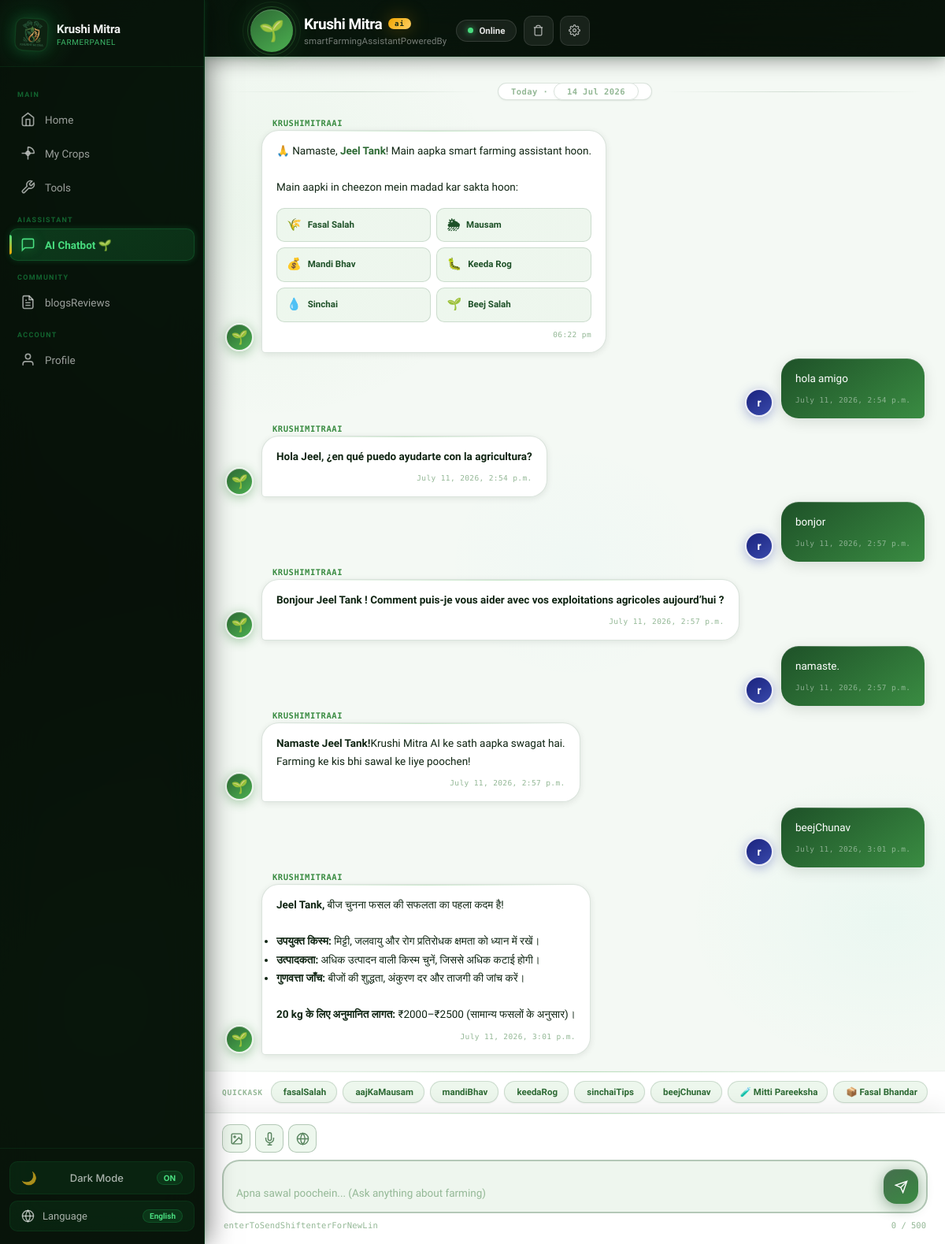
Page /farmer_chatbot (signed in) on the committed database.
### farmer/models.py (models this page shows, shortened)
class User(AbstractUser):
    ROLE_CHOICES = (
        ('Farmer', 'Farmer'),
        ('Buyer', 'Buyer'),
        ('Subadmin', 'Subadmin')
    )
    name = models.CharField(max_length=255)
    role = models.CharField(max_length=20, choices=ROLE_CHOICES)
    email = models.EmailField(unique=True,blank=True, null=True)
    city = models.CharField(max_length=100, blank=True, null=True)
    contact = models.CharField(max_length=10, unique=True , blank=True, null=True)
    password = models.CharField(max_length=128)
    is_active = models.BooleanField(default=False)
    scheduled_deletion_date = models.DateTimeField(null=True, blank=True)

class message(models.Model):
    ROLE_CHOICES = (
        ('user', 'User'),
        ('ai', 'Ai'),
    )
    chat_room = models.ForeignKey(chatroom, on_delete=models.CASCADE, related_name='messages')
    role = models.CharField(max_length=10, choices=ROLE_CHOICES)
    content = models.TextField()
    image = models.FileField(upload_to='chat/images/', null=True, blank=True)
    video = models.FileField(upload_to='chat/videos/', null=True, blank=True)
    created_at = models.DateTimeField(auto_now_add=True)

### farmer/views.py (the view)
        def wrapper(request, *args, **kwargs):
            if "contact" in request.session:
                try:
                    user = User.objects.get(contact=request.session['contact'])
                    request.uid = user
                    if user.role not in allowed_roles:
                        messages.error(request, "Access Denied")
                        return redirect('login')
                    return view_function(request, *args, **kwargs)
                except User.DoesNotExist:
                    return redirect('login')
            return redirect('login')

### farmer/views.py (called while the page is built, shortened)
def check_login(allowed_roles):
    def decorator(view_function):
        def wrapper(request, *args, **kwargs):
            if "contact" in request.session:
                try:
                    user = User.objects.get(contact=request.session['contact'])
                    request.uid = user
                    if user.role not in allowed_roles:
                        messages.error(request, "Access Denied")
                        return redirect('login')
                    return view_function(request, *args, **kwargs)
                except User.DoesNotExist:
                    return redirect('login')
            return redirect('login')
        return wrapper
    return decorator

@check_login(['Farmer'])
def farmer_chatbot(request):
    uid = request.uid
    room = chatroom.objects.filter(user=uid).first()
    if not room:
        room = chatroom.objects.create(user=uid)
    all_messages = room.messages.all().order_by('created_at')
    context = {
            "uid": uid,
            "messages": all_messages,
        }
    return render(request, "farmer/chatbot.html", context)

### farmer/templates/farmer/chatbot.html (shortened to what this page needs)
{%load static%}
<html lang="en">
<head>
  <link rel="stylesheet" href="{% static 'farmer/css/farmer.css' %}">
  <link rel="stylesheet" href="{% static 'farmer/css/language.css' %}">
  <link rel="stylesheet" href="{% static 'farmer/css/animations.css' %}">
  <link rel="stylesheet" href="{% static 'farmer/css/chatbot.css' %}">
</head>
<body>
  <aside class="sidebar">
    <div class="sidebar-logo">
      <img src="{% static 'farmer/images/krushi_mitra_logo.png' %}" alt="Krushi Mitra" />
      <div class="brand">Krushi Mitra <span data-translate="farmerPanel">Farmer Panel</span></div>
    </div>
    <nav class="sidebar-nav">
      <div class="nav-section-title" data-translate="main">Main</div>
      <a href="{% url 'farmer_home' %}" class="nav-item" id="nav-home">
        <svg viewBox="0 0 24 24" fill="none" stroke="currentColor" stroke-width="2">
          <path d="M3 9l9-7 9 7v11a2 2 0 0 1-2 2H5a2 2 0 0 1-2-2z" />
          <polyline points="9 22 9 12 15 12 15 22" />
        </svg>
        <span data-translate="home">Home</span>
      </a>
      <a href="{% url 'farmer_crops' %}" class="nav-item" id="nav-crops">
        <svg viewBox="0 0 24 24" fill="none" stroke="currentColor" stroke-width="2">
          <path d="M12 2a10 10 0 0 1 10 10" />
          <path d="M12 2v20" />
          <path d="M2 12h20" />
          <circle cx="12" cy="12" r="3" />
        </svg>
        <span data-translate="crops">My Crops</span>
      </a>
      <a href="{% url 'farmer_tools' %}" class="nav-item" id="nav-tools">
        <svg viewBox="0 0 24 24" fill="none" stroke="currentColor" stroke-width="2">
          <path
            d="M14.7 6.3a1 1 0 0 0 0 1.4l1.6 1.6a1 1 0 0 0 1.4 0l3.77-3.77a6 6 0 0 1-7.94 7.94l-6.91 6.91a2.12 2.12 0 0 1-3-3l6.91-6.91a6 6 0 0 1 7.94-7.94l-3.76 3.76z" />
        </svg>
        <span data-translate="tools">Tools</span>
      </a>
      <div class="nav-section-title" data-translate="aiAssistant">AI Assistant</div>
      <a href="{% url 'farmer_chatbot' %}" class="nav-item active" id="nav-chatbot">
        <svg viewBox="0 0 24 24" fill="none" stroke="currentColor" stroke-width="2">
          <path d="M21 15a2 2 0 0 1-2 2H7l-4 4V5a2 2 0 0 1 2-2h14a2 2 0 0 1 2 2z" />
        </svg>
        <span data-translate="chatbot">AI Chatbot 🌱</span>
      </a>
      <div class="nav-section-title" data-translate="community">Community</div>
      <a href="{% url 'farmer_blogs' %}" class="nav-item" id="nav-blogs">
        <svg viewBox="0 0 24 24" fill="none" stroke="currentColor" stroke-width="2">
          <path d="M14 2H6a2 2 0 0 0-2 2v16a2 2 0 0 0 2 2h12a2 2 0 0 0 2-2V8z" />
          <polyline points="14 2 14 8 20 8" />
          <line x1="16" y1="13" x2="8" y2="13" />
          <line x1="16" y1="17" x2="8" y2="17" />
          <polyline points="10 9 9 9 8 9" />
        </svg>
        <span data-translate="blogsReviews">Blogs & Reviews</span>
      </a>
      <div class="nav-section-title" data-translate="account">Account</div>
      <a href="{% url 'farmer_profile' %}" class="nav-item" id="nav-profile">
        <svg viewBox="0 0 24 24" fill="none" stroke="currentColor" stroke-width="2">
          <path d="M20 21v-2a4 4 0 0 0-4-4H8a4 4 0 0 0-4 4v2" />
          <circle cx="12" cy="7" r="4" />
        </svg>
        <span data-translate="profile">Profile</span>
      </a>
    </nav>
    <div class="sidebar-bottom">
      <div class="lang-selector" data-lang-trigger id="langTriggerSidebar">
        <svg viewBox="0 0 24 24" fill="none" stroke="currentColor" stroke-width="2">
          <circle cx="12" cy="12" r="10" />
          <line x1="2" y1="12" x2="22" y2="12" />
          <path d="M12 2a15.3 15.3 0 0 1 4 10 15.3 15.3 0 0 1-4 10 15.3 15.3 0 0 1-4-10 15.3 15.3 0 0 1 4-10z" />
        </svg>
        <span data-translate="lang">Language</span>
        <span class="lang-current-label" data-translate="en">EN</span>
      </div>
    </div>
  </aside>
  <div class="main">
    <header class="topbar">
      <div class="chatbot-header-content">
        <div class="chatbot-header-left">
          <div class="chatbot-header-icon">
            <span class="bot-icon-bg"></span>
            <span class="bot-icon-emoji">🌱</span>
            <span class="bot-icon-ring"></span>
            <span class="bot-icon-ring-2"></span>
          </div>
          <div class="chatbot-header-text">
            <h2>
              Krushi Mitra
              <span class="ai-badge" data-translate="ai">AI</span>
            </h2>
            <p data-translate="smartFarmingAssistantPoweredBy">Smart Farming Assistant · Powered by AI</p>
          </div>
        </div>
        <div class="chatbot-header-right">
          <div class="chatbot-status">
            <span class="chatbot-status-dot"></span>
            <span data-translate="online">Online</span>
          </div>
          <a href="{% url 'clear_history' %}" class="header-action-btn" title="Clear Chat History">
            <svg viewBox="0 0 24 24" fill="none" stroke="currentColor" stroke-width="2" width="15" height="15">
              <polyline points="3 6 5 6 21 6" />
              <path d="M19 6v14a2 2 0 0 1-2 2H7a2 2 0 0 1-2-2V6m3 0V4a2 2 0 0 1 2-2h4a2 2 0 0 1 2 2v2" />
            </svg>
          </a>
          <button class="header-action-btn" title="Settings">
          </button>
        </div>
      </div>
    </header>
    <div class="page-content chatbot-page-content">
      <div class="chatbot-container">
        <div class="chatbot-messages" id="chatMessages">
          <div class="chat-date-separator">
            <span>Today · <span id="currentDate"></span></span>
          </div>
          <div class="chat-message bot" style="--delay:0.08s">
            <div class="chat-avatar bot-avatar"><span>🌱</span></div>
            <div class="chat-bubble-wrap">
              <div class="chat-sender" data-translate="krushiMitraAi">Krushi Mitra AI</div>
              <div class="chat-bubble bot-bubble">
                <div class="bubble-content">
                  🙏 Namaste, <strong>{{ uid.name }}</strong>! Main aapka smart farming assistant hoon.
                  <br><br>
                  Main aapki in cheezon mein madad kar sakta hoon:
                  <div class="capability-grid">
                    <div class="cap-item"><span>🌾</span> Fasal Salah</div>
                    <div class="cap-item"><span>🌦</span> Mausam</div>
                    <div class="cap-item"><span>💰</span> Mandi Bhav</div>
                    <div class="cap-item"><span>🐛</span> Keeda Rog</div>
                    <div class="cap-item"><span>💧</span> Sinchai</div>
                    <div class="cap-item"><span>🌱</span> Beej Salah</div>
                  </div>
                </div>
                <div class="chat-time" id="welcomeTime"></div>
              </div>
            </div>
          </div>
          {% for message in messages %}
          {% if message.role == 'user' %}
          <div class="chat-message user" style="--delay:0.04s">
            <div class="chat-bubble-wrap">
              <div class="chat-bubble user-bubble">
                <div class="bubble-content">{{ message.content }}</div>
                <div class="chat-time">{{ message.created_at|default:"" }}</div>
              </div>
            </div>
            <div class="chat-avatar user-avatar"><span data-translate="r">R</span></div>
          </div>
          {% else %}
          <div class="chat-message bot" style="--delay:0.04s">
            <div class="chat-avatar bot-avatar"><span>🌱</span></div>
            <div class="chat-bubble-wrap">
              <div class="chat-sender" data-translate="krushiMitraAi">Krushi Mitra AI</div>
              <div class="chat-bubble bot-bubble">
                <div class="bubble-content">{{ message.content|safe }}</div>
                <div class="chat-time">{{ message.created_at|default:"" }}</div>
              </div>
            </div>
          </div>
          {% endif %}
          {% endfor %}
        </div>
        <div class="chatbot-chips-bar">
          <div class="chips-label" data-translate="quickAsk">Quick Ask:</div>
          <div class="chips-scroll">
            <button class="chip" onclick="useChip(this)" data-translate="fasalSalah">🌾 Fasal Salah</button>
            <button class="chip" onclick="useChip(this)" data-translate="aajKaMausam">🌦 Aaj ka Mausam</button>
            <button class="chip" onclick="useChip(this)" data-translate="mandiBhav">💰 Mandi Bhav</button>
            <button class="chip" onclick="useChip(this)" data-translate="keedaRog">🐛 Keeda Rog</button>
            <button class="chip" onclick="useChip(this)" data-translate="sinchaiTips">💧 Sinchai Tips</button>
            <button class="chip" onclick="useChip(this)" data-translate="beejChunav">🌱 Beej Chunav</button>
            <button class="chip" onclick="useChip(this)">🧪 Mitti Pareeksha</button>
            <button class="chip" onclick="useChip(this)">📦 Fasal Bhandar</button>
          </div>
        </div>
        <form method="POST" action="{% url 'farmer_chatbot' %}" enctype="multipart/form-data" id="chatForm">
          <div class="chatbot-input-area">
            <div class="input-features">
              <button type="button" class="feat-btn" title="Attach Image" id="attachBtn">
                <svg viewBox="0 0 24 24" fill="none" stroke="currentColor" stroke-width="2" width="17" height="17">
                  <rect x="3" y="3" width="18" height="18" rx="2" />
                  <circle cx="8.5" cy="8.5" r="1.5" />
                  <polyline points="21 15 16 10 5 21" />
                </svg>
              </button>
              <button type="button" class="feat-btn" title="Voice Input" id="voiceBtn">
                <svg viewBox="0 0 24 24" fill="none" stroke="currentColor" stroke-width="2" width="17" height="17">
                  <path d="M12 1a3 3 0 0 0-3 3v8a3 3 0 0 0 6 0V4a3 3 0 0 0-3-3z" />
                  <path d="M19 10v2a7 7 0 0 1-14 0v-2" />
                  <line x1="12" y1="19" x2="12" y2="23" />
                  <line x1="8" y1="23" x2="16" y2="23" />
                </svg>
              </button>
              <button type="button" class="feat-btn" title="Translate" id="translateBtn">
                <svg viewBox="0 0 24 24" fill="none" stroke="currentColor" stroke-width="2" width="17" height="17">
                  <circle cx="12" cy="12" r="10" />
                  <line x1="2" y1="12" x2="22" y2="12" />
                  <path
                    d="M12 2a15.3 15.3 0 0 1 4 10 15.3 15.3 0 0 1-4 10 15.3 15.3 0 0 1-4-10 15.3 15.3 0 0 1 4-10z" />
                </svg>
              </button>
            </div>
            <div class="chatbot-input-wrapper">
              <textarea class="chatbot-input" placeholder="Apna sawal poochein... (Ask anything about farming)"
                id="chatInput" name="Question" rows="1" onkeydown="handleKeyDown(event)" oninput="autoResize(this)"
                maxlength="500"></textarea>
              <button class="chatbot-send-btn" title="Send Message" type="submit" id="chatSendBtn">
                <svg viewBox="0 0 24 24" fill="none" stroke="currentColor" stroke-width="2">
                  <line x1="22" y1="2" x2="11" y2="13" />
                  <polygon points="22 2 15 22 11 13 2 9 22 2" />
                </svg>
              </button>
            </div>
            <div class="input-footer">
              <span class="input-hint" data-translate="enterToSendShiftenterForNewLin">
              </span>
              <span class="char-count" id="charCount">0 / 500</span>
            </div>
          </div>
        </form>
      </div>
    </div>
  </div>
</body>
</html>

### farmer/static/farmer/css/animations.css (style rules this page uses)
.page-content { animation: fadeInUp 0.55s cubic-bezier(0, 0, 0.2, 1) forwards; }
.nav-item { transition: background 0.22s cubic-bezier(0.4, 0, 0.2, 1), color 0.22s cubic-bezier(0.4, 0, 0.2, 1), transform 0.22s cubic-bezier(0.34, 1.56, 0.64, 1), box-shadow 0.22s cubic-bezier(0.4, 0, 0.2, 1); }
.nav-item svg { transition: transform 0.22s cubic-bezier(0.34, 1.56, 0.64, 1), filter 0.22s ease; }
.topbar { transition: background 0.3s ease, backdrop-filter 0.3s ease, box-shadow 0.3s ease; }
.sidebar { transition: transform 0.4s cubic-bezier(0.34, 1.2, 0.64, 1), box-shadow 0.3s ease; }

### rows in the picture
User: name "Jeel Tank"
message: content "hola amigo", created_at "July 11, 2026, 2:54 p.m."
message: content "Hola Jeel, ¿en qué puedo ayudarte con la agricultura?", created_at "July 11, 2026, 2:54 p.m."
message: content "bonjor", created_at "July 11, 2026, 2:57 p.m."
message: content "Bonjour Jeel Tank ! Comment puis-je vous aider avec vos exploitations agricoles aujourd’hui ?", created_at "July 11, 2026, 2:57 p.m."
message: content "namaste.", created_at "July 11, 2026, 2:57 p.m."
message: content "Namaste Jeel Tank! Krushi Mitra AI ke sath aapka swagat hai. Farming ke kis bhi sawal ke liye poochen!", created_at "July 11, 2026, 2:57 p.m."
message: content "beejChunav", created_at "July 11, 2026, 3:01 p.m."
message: content "Jeel Tank, बीज चुनना फसल की सफलता का पहला कदम है! उपयुक्त किस्म: मिट्टी, जलवायु और रोग प्रतिरोधक क्षमता को ध्यान में रखें। उत्पादकता: अधिक उत्पादन वाली किस्म चुनें, जिससे अधिक कटाई होगी। गुणवत्ता जाँच: बीजों की शुद्धता, अंकुरण दर और ताजगी की जांच करें। 20 kg के लिए अनुमानित लागत: ₹2000–₹2500 (सामान्य फसलों के अनुसार)।", created_at "July 11, 2026, 3:01 p.m."
